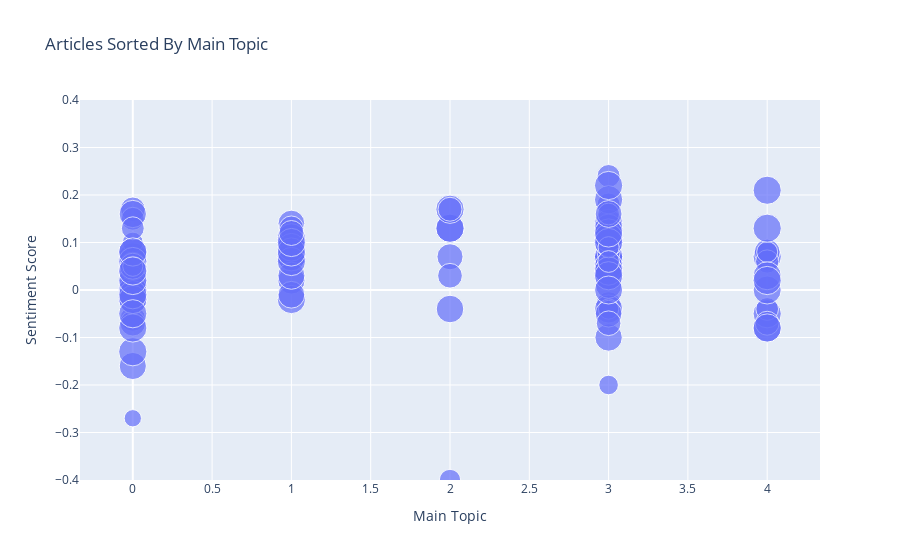
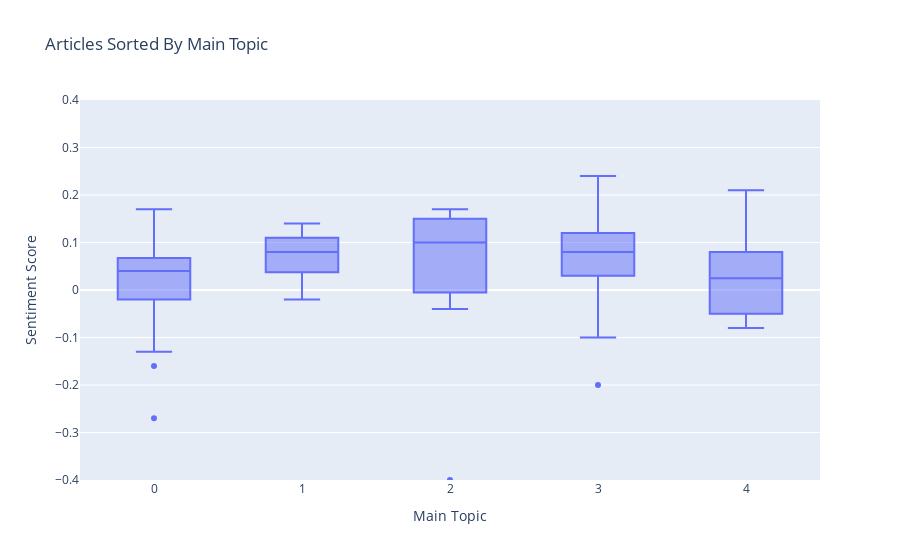

Notebook source saved alongside these figures, in order:
### Markdown cell above
## Visualize all articles on their main topic

### Code cell
%run DataVisualization.ipynb
visualize_all_articles_on_main_topic(df)
visualize_all_articles_on_main_topic(df, plot_type="box")

### Figure 1 — Plotly figure (JSON) as saved in the notebook; plotly's stock layout.template omitted (floating-point values rounded to 4 significant figures)
{"data": [{"customdata": [[[["say", "depape", "attack", "police", "home", "speaker", "break", "tell", "hammer", "officer"]], "bismarcktribune.com", "Neutral", 0.99], [[["say", "depape", "attack", "police", "home", "speaker", "break", "tell", "hammer", "officer"]], "ugnews24.info", "Neutral Positive", 0.8786], [[["say", "depape", "attack", "police", "home", "speaker", "break", "tell", "hammer", "officer"]], "www.latimes.com", "Neutral Positive", 0.7541], [[["say", "depape", "attack", "police", "home", "speaker", "break", "tell", "hammer", "officer"]], "lakegenevanews.net", "Neutral Positive", 0.9948], [[["say", "depape", "attack", "police", "home", "speaker", "break", "tell", "hammer", "officer"]], "www.diariodenavarra.es", "Positive", 0.754], [[["say", "depape", "attack", "police", "home", "speaker", "break", "tell", "hammer", "officer"]], "l.smartnews.com", "Neutral Positive", 0.5373], [[["say", "depape", "attack", "police", "home", "speaker", "break", "tell", "hammer", "officer"]], "www.nbcnews.com", "Neutral Negative", 0.8067], [[["say", "depape", "attack", "police", "home", "speaker", "break", "tell", "hammer", "officer"]], "www.cnn.com", "Neutral", 0.9945], [[["say", "depape", "attack", "police", "home", "speaker", "break", "tell", "hammer", "officer"]], "twitchy.com", "Positive", 0.6538], [[["say", "depape", "attack", "police", "home", "speaker", "break", "tell", "hammer", "officer"]], "news.yahoo.com", "Negative", 0.9221], [[["say", "depape", "attack", "police", "home", "speaker", "break", "tell", "hammer", "officer"]], "altanto.com.do", "Neutral Negative", 0.7637], [[["say", "depape", "attack", "police", "home", "speaker", "break", "tell", "hammer", "officer"]], "rollingstone.com", "Neutral Negative", 0.9974], [[["say", "depape", "attack", "police", "home", "speaker", "break", "tell", "hammer", "officer"]], "www.dailymail.co.uk", "Neutral Positive", 0.9988], [[["say", "depape", "attack", "police", "home", "speaker", "break", "tell", "hammer", "officer"]], "www.msnbc.com", "Negative", 0.8179], [[["say", "depape", "attack", "police", "home", "speaker", "break", "tell", "hammer", "officer"]], "l.smartnews.com", "Negative", 0.9972], [[["say", "depape", "attack", "police", "home", "speaker", "break", "tell", "hammer", "officer"]], "people.com", "Neutral Negative", 0.9946], [[["say", "depape", "attack", "police", "home", "speaker", "break", "tell", "hammer", "officer"]], "www.thenewcivilrightsmovement.com", "Neutral Negative", 0.9959], [[["say", "depape", "attack", "police", "home", "speaker", "break", "tell", "hammer", "officer"]], "meaww.com", "Positive", 0.932], [[["say", "depape", "attack", "police", "home", "speaker", "break", "tell", "hammer", "officer"]], "www.whas11.com", "Neutral Positive", 0.654], [[["say", "depape", "attack", "police", "home", "speaker", "break", "tell", "hammer", "officer"]], "ift.tt", "Neutral Positive", 0.9931], [[["say", "depape", "attack", "police", "home", "speaker", "break", "tell", "hammer", "officer"]], "ca.news.yahoo.com", "Neutral Positive", 0.9957], [[["say", "depape", "attack", "police", "home", "speaker", "break", "tell", "hammer", "officer"]], "www.theepochtimes.com", "Neutral Negative", 0.997], [[["say", "depape", "attack", "police", "home", "speaker", "break", "tell", "hammer", "officer"]], "nbcnews.to", "Neutral Negative", 0.9963], [[["say", "depape", "attack", "police", "home", "speaker", "break", "tell", "hammer", "officer"]], "www.courttv.com", "Negative", 0.9951], [[["say", "depape", "attack", "police", "home", "speaker", "break", "tell", "hammer", "officer"]], "www.newsmax.com", "Negative", 0.3742], [[["say", "depape", "attack", "police", "home", "speaker", "break", "tell", "hammer", "officer"]], "www.kosu.org", "Neutral Negative", 0.9958], [[["say", "depape", "attack", "police", "home", "speaker", "break", "tell", "hammer", "officer"]], "flip.it", "Neutral Positive", 0.8467], [[["say", "depape", "attack", "police", "home", "speaker", "break", "tell", "hammer", "officer"]], "www.independent.co.uk", "Neutral Negative", 0.9939], [[["say", "depape", "attack", "police", "home", "speaker", "break", "tell", "hammer", "officer"]], "www.theepochtimes.com", "Neutral Positive", 0.5101], [[["say", "depape", "attack", "police", "home", "speaker", "break", "tell", "hammer", "officer"]], "buff.ly", "Neutral Positive", 0.9978], [[["say", "depape", "attack", "police", "home", "speaker", "break", "tell", "hammer", "officer"]], "www.newsnationnow.com", "Neutral", 0.9944], [[["say", "lead", "election", "house", "political", "vote", "republican", "censorship", "member", "take"]], "dlvr.it", "Neutral Negative", 0.9303], [[["say", "lead", "election", "house", "political", "vote", "republican", "censorship", "member", "take"]], "soundcloud.com", "Neutral Positive", 0.8914], [[["say", "lead", "election", "house", "political", "vote", "republican", "censorship", "member", "take"]], "prada.substack.com", "Neutral Positive", 0.9562], [[["say", "lead", "election", "house", "political", "vote", "republican", "censorship", "member", "take"]], "greenwald.substack.com", "Neutral Positive", 0.9888], [[["say", "lead", "election", "house", "political", "vote", "republican", "censorship", "member", "take"]], "wapo.st", "Neutral Positive", 0.7552], [[["say", "lead", "election", "house", "political", "vote", "republican", "censorship", "member", "take"]], "www.nbcnews.com", "Neutral Negative", 0.9985], [[["say", "lead", "election", "house", "political", "vote", "republican", "censorship", "member", "take"]], "trib.al", "Neutral Negative", 0.8956], [[["say", "lead", "election", "house", "political", "vote", "republican", "censorship", "member", "take"]], "punchbowl.news", "Neutral Positive", 0.9951], [[["say", "lead", "election", "house", "political", "vote", "republican", "censorship", "member", "take"]], "www.politico.com", "Neutral Positive", 0.9992], [[["say", "lead", "election", "house", "political", "vote", "republican", "censorship", "member", "take"]], "go.shr.lc", "Neutral Positive", 0.958], [[["say", "lead", "election", "house", "political", "vote", "republican", "censorship", "member", "take"]], "tinyurl.com", "Neutral Negative", 0.917], [[["say", "lead", "election", "house", "political", "vote", "republican", "censorship", "member", "take"]], "www.cbsnews.com", "Neutral Positive", 0.9963], [[["say", "lead", "election", "house", "political", "vote", "republican", "censorship", "member", "take"]], "link.springer.com", "Neutral Positive", 0.9994], [[["say", "lead", "election", "house", "political", "vote", "republican", "censorship", "member", "take"]], "www.foxnews.com", "Neutral Positive", 0.9942], [[["say", "lead", "election", "house", "political", "vote", "republican", "censorship", "member", "take"]], "ijr.com", "Neutral Positive", 0.7814], [[["country", "say", "great", "get", "go", "people", "year", "take", "come", "thing"]], "buff.ly", "Neutral Positive", 0.9997], [[["country", "say", "great", "get", "go", "people", "year", "take", "come", "thing"]], "share.newsbreak.com", "Neutral Positive", 0.8502], [[["country", "say", "great", "get", "go", "people", "year", "take", "come", "thing"]], "dlvr.it", "Neutral Negative", 0.7623], [[["country", "say", "great", "get", "go", "people", "year", "take", "come", "thing"]], "nyti.ms", "Neutral Positive", 0.9997], [[["country", "say", "great", "get", "go", "people", "year", "take", "come", "thing"]], "www.thecatholicmonitor.com", "Positive", 0.9978], [[["country", "say", "great", "get", "go", "people", "year", "take", "come", "thing"]], "fee.org", "Positive", 0.7169], [[["country", "say", "great", "get", "go", "people", "year", "take", "come", "thing"]], "www.elespanol.com", "Negative", 0.5701], [[["country", "say", "great", "get", "go", "people", "year", "take", "come", "thing"]], "en.wikipedia.org", "Neutral Negative", 0.9505], [[["say", "speaker", "house", "year", "leader", "election", "democratic", "leadership", "new", "political"]], "tiny.iavian.net", "Neutral Positive", 0.996], [[["say", "speaker", "house", "year", "leader", "election", "democratic", "leadership", "new", "political"]], "dlvr.it", "Positive", 0.6611], [[["say", "speaker", "house", "year", "leader", "election", "democratic", "leadership", "new", "political"]], "cna.asia", "Neutral Positive", 0.9967], [[["say", "speaker", "house", "year", "leader", "election", "democratic", "leadership", "new", "political"]], "www.washingtontimes.com", "Positive", 0.662], [[["say", "speaker", "house", "year", "leader", "election", "democratic", "leadership", "new", "political"]], "www.businessinsider.com", "Neutral Positive", 0.9989], [[["say", "speaker", "house", "year", "leader", "election", "democratic", "leadership", "new", "political"]], "trib.al", "Neutral Negative", 0.7871], [[["say", "speaker", "house", "year", "leader", "election", "democratic", "leadership", "new", "political"]], "l.smartnews.com", "Neutral Positive", 0.6621], [[["say", "speaker", "house", "year", "leader", "election", "democratic", "leadership", "new", "political"]], "www.theyeshivaworld.com", "Neutral Positive", 0.9958], [[["say", "speaker", "house", "year", "leader", "election", "democratic", "leadership", "new", "political"]], "www.nytimes.com", "Neutral Positive", 0.9913], [[["say", "speaker", "house", "year", "leader", "election", "democratic", "leadership", "new", "political"]], "www.dailymail.co.uk", "Neutral Negative", 0.9981], [[["say", "speaker", "house", "year", "leader", "election", "democratic", "leadership", "new", "political"]], "www.dailykos.com", "Neutral Negative", 0.9916], [[["say", "speaker", "house", "year", "leader", "election", "democratic", "leadership", "new", "political"]], "trib.al", "Neutral Positive", 0.7632], [[["say", "speaker", "house", "year", "leader", "election", "democratic", "leadership", "new", "political"]], "bit.ly", "Neutral Positive", 0.9984], [[["say", "speaker", "house", "year", "leader", "election", "democratic", "leadership", "new", "political"]], "4imag.com", "Positive", 0.9962], [[["say", "speaker", "house", "year", "leader", "election", "democratic", "leadership", "new", "political"]], "theshahab.com", "Neutral Positive", 0.9973], [[["say", "speaker", "house", "year", "leader", "election", "democratic", "leadership", "new", "political"]], "flip.it", "Neutral Positive", 0.6714], [[["say", "speaker", "house", "year", "leader", "election", "democratic", "leadership", "new", "political"]], "www.nbcnews.com", "Neutral Positive", 0.8175], [[["say", "speaker", "house", "year", "leader", "election", "democratic", "leadership", "new", "political"]], "www.newsbreakapp.com", "Neutral Negative", 0.8556], [[["say", "speaker", "house", "year", "leader", "election", "democratic", "leadership", "new", "political"]], "nationalfile.com", "Neutral Positive", 0.996], [[["say", "speaker", "house", "year", "leader", "election", "democratic", "leadership", "new", "political"]], "welovetrump.com", "Positive", 0.9969], [[["say", "speaker", "house", "year", "leader", "election", "democratic", "leadership", "new", "political"]], "time.com", "Neutral Positive", 0.9971], [[["say", "speaker", "house", "year", "leader", "election", "democratic", "leadership", "new", "political"]], "dlvr.it", "Neutral", 0.9988], [[["say", "speaker", "house", "year", "leader", "election", "democratic", "leadership", "new", "political"]], "www.sfgate.com", "Neutral", 0.9979], [[["say", "speaker", "house", "year", "leader", "election", "democratic", "leadership", "new", "political"]], "www.mediaite.com", "Neutral Positive", 0.9926], [[["say", "speaker", "house", "year", "leader", "election", "democratic", "leadership", "new", "political"]], "crooksandliars.com", "Negative", 0.4786], [[["say", "speaker", "house", "year", "leader", "election", "democratic", "leadership", "new", "political"]], "www.nytimes.com", "Neutral Negative", 0.9946], [[["say", "speaker", "house", "year", "leader", "election", "democratic", "leadership", "new", "political"]], "www.wkyt.com", "Neutral Positive", 0.9984], [[["say", "speaker", "house", "year", "leader", "election", "democratic", "leadership", "new", "political"]], "www.jihadwatch.org", "Negative", 0.9374], [[["say", "speaker", "house", "year", "leader", "election", "democratic", "leadership", "new", "political"]], "NBC11NEWS.com", "Neutral Negative", 0.5163], [[["say", "speaker", "house", "year", "leader", "election", "democratic", "leadership", "new", "political"]], "nbcbay.com", "Neutral Positive", 0.9981], [[["say", "speaker", "house", "year", "leader", "election", "democratic", "leadership", "new", "political"]], "wjactv.com", "Neutral Positive", 0.9983], [[["say", "speaker", "house", "year", "leader", "election", "democratic", "leadership", "new", "political"]], "www.cbc.ca", "Neutral Positive", 0.9985], [[["say", "speaker", "house", "year", "leader", "election", "democratic", "leadership", "new", "political"]], "ow.ly", "Neutral Positive", 0.9975], [[["say", "speaker", "house", "year", "leader", "election", "democratic", "leadership", "new", "political"]], "www.audacy.com", "Neutral Negative", 0.8905], [[["say", "speaker", "house", "year", "leader", "election", "democratic", "leadership", "new", "political"]], "www.ncronline.org", "Neutral Positive", 0.5594], [[["say", "speaker", "house", "year", "leader", "election", "democratic", "leadership", "new", "political"]], "www.msnbc.com", "Neutral Positive", 0.5923], [[["say", "speaker", "house", "year", "leader", "election", "democratic", "leadership", "new", "political"]], "www.newsbreakapp.com", "Neutral Positive", 0.994], [[["say", "speaker", "house", "year", "leader", "election", "democratic", "leadership", "new", "political"]], "www.nytimes.com", "Negative", 0.7606], [[["say", "speaker", "house", "year", "leader", "election", "democratic", "leadership", "new", "political"]], "www.tf1info.fr", "Neutral Negative", 0.9842], [[["say", "speaker", "house", "year", "leader", "election", "democratic", "leadership", "new", "political"]], "trib.al", "Positive", 0.592], [[["say", "speaker", "house", "year", "leader", "election", "democratic", "leadership", "new", "political"]], "open.substack.com", "Positive", 0.9033], [[["say", "year", "attack", "security", "make", "family", "get", "por", "morning", "trading"]], "zpr.io", "Neutral Positive", 0.9985], [[["say", "year", "attack", "security", "make", "family", "get", "por", "morning", "trading"]], "www.independent.co.uk", "Negative", 0.9941], [[["say", "year", "attack", "security", "make", "family", "get", "por", "morning", "trading"]], "nbcbayarea.com", "Neutral Negative", 0.9962], [[["say", "year", "attack", "security", "make", "family", "get", "por", "morning", "trading"]], "www.dailykos.com", "Neutral Negative", 0.6453], [[["say", "year", "attack", "security", "make", "family", "get", "por", "morning", "trading"]], "politi.co", "Neutral Positive", 0.8291], [[["say", "year", "attack", "security", "make", "family", "get", "por", "morning", "trading"]], "www.nbcnews.com", "Neutral Positive", 0.6767], [[["say", "year", "attack", "security", "make", "family", "get", "por", "morning", "trading"]], "www.independent.co.uk", "Negative", 0.7174], [[["say", "year", "attack", "security", "make", "family", "get", "por", "morning", "trading"]], "buff.ly", "Negative", 0.9984], [[["say", "year", "attack", "security", "make", "family", "get", "por", "morning", "trading"]], "eltiempomonclova.mx", "Positive", 0.9917], [[["say", "year", "attack", "security", "make", "family", "get", "por", "morning", "trading"]], "dlvr.it", "Neutral Negative", 0.9843], [[["say", "year", "attack", "security", "make", "family", "get", "por", "morning", "trading"]], "www.smobserved.com", "Neutral Positive", 0.5545], [[["say", "year", "attack", "security", "make", "family", "get", "por", "morning", "trading"]], "seekingalpha.com", "Neutral Positive", 0.9992], [[["say", "year", "attack", "security", "make", "family", "get", "por", "morning", "trading"]], "www.sonsof1776.com", "Neutral Negative", 0.9805], [[["say", "year", "attack", "security", "make", "family", "get", "por", "morning", "trading"]], "ift.tt", "Neutral Negative", 0.9981]], "hovertemplate": "Associated Words: %{customdata[0]}<br>Address: %{customdata[1]}<br>Sentiment Label: %{customdata[2]}<br>Main Topic Score : %{customdata[3]}", "legendgroup": "", "marker": {"color": "#636efa", "size": [0.99, 0.8786, 0.7541, 0.9948, 0.754, 0.5373, 0.8067, 0.9945, 0.6538, 0.9221, 0.7637, 0.9974, 0.9988, 0.8179, 0.9972, 0.9946, 0.9959, 0.932, 0.654, 0.9931, 0.9957, 0.997, 0.9963, 0.9951, 0.3742, 0.9958, 0.8467, 0.9939, 0.5101, 0.9978, 0.9944, 0.9303, 0.8914, 0.9562, 0.9888, 0.7552, 0.9985, 0.8956, 0.9951, 0.9992, 0.958, 0.917, 0.9963, 0.9994, 0.9942, 0.7814, 0.9997, 0.8502, 0.7623, 0.9997, 0.9978, 0.7169, 0.5701, 0.9505, 0.996, 0.6611, 0.9967, 0.662, 0.9989, 0.7871, 0.6621, 0.9958, 0.9913, 0.9981, 0.9916, 0.7632, 0.9984, 0.9962, 0.9973, 0.6714, 0.8175, 0.8556, 0.996, 0.9969, 0.9971, 0.9988, 0.9979, 0.9926, 0.4786, 0.9946, 0.9984, 0.9374, 0.5163, 0.9981, 0.9983, 0.9985, 0.9975, 0.8905, 0.5594, 0.5923, 0.994, 0.7606, 0.9842, 0.592, 0.9033, 0.9985, 0.9941, 0.9962, 0.6453, 0.8291, 0.6767, 0.7174, 0.9984, 0.9917, 0.9843, 0.5545, 0.9992, 0.9805, 0.9981], "sizemode": "area", "sizeref": 0.002499, "symbol": "circle"}, "mode": "markers", "name": "", "orientation": "v", "showlegend": false, "type": "scatter", "x": [0, 0, 0, 0, 0, 0, 0, 0, 0, 0, 0, 0, 0, 0, 0, 0, 0, 0, 0, 0, 0, 0, 0, 0, 0, 0, 0, 0, 0, 0, 0, 1, 1, 1, 1, 1, 1, 1, 1, 1, 1, 1, 1, 1, 1, 1, 2, 2, 2, 2, 2, 2, 2, 2, 3, 3, 3, 3, 3, 3, 3, 3, 3, 3, 3, 3, 3, 3, 3, 3, 3, 3, 3, 3, 3, 3, 3, 3, 3, 3, 3, 3, 3, 3, 3, 3, 3, 3, 3, 3, 3, 3, 3, 3, 3, 4, 4, 4, 4, 4, 4, 4, 4, 4, 4, 4, 4, 4, 4], "xaxis": "x", "y": [0.04, 0.06, 0.05, 0.07, 0.17, 0.1, -0.06, 0.04, 0.15, -0.16, 0, 0.01, 0.08, -0.07, -0.13, 0, -0.02, 0.16, 0.13, 0.05, 0.06, -0.02, -0.01, -0.08, -0.27, 0.02, 0.05, -0.05, 0.05, 0.08, 0.04, 0.02, 0.14, 0.11, 0.11, 0.13, -0.02, -0.01, 0.07, 0.07, 0.09, 0.03, 0.06, 0.08, 0.1, 0.12, 0.13, 0.07, 0.03, 0.13, 0.17, 0.17, -0.4, -0.04, 0.05, 0.18, 0.14, 0.24, 0.07, -0.03, 0.12, 0.07, 0.05, 0.03, -0.04, 0.12, 0.11, 0.19, 0.07, 0.08, 0.1, 0.01, 0.05, 0.22, 0.1, 0.04, 0.04, 0.11, -0.2, 0.03, 0.11, -0.1, -0.04, 0.12, 0.13, 0.11, 0.1, -0.05, 0.09, 0.06, 0.12, -0.07, 0, 0.16, 0.16, 0.07, -0.08, -0.05, -0.04, 0.08, 0.06, -0.07, -0.08, 0.21, 0, 0.08, 0.13, 0.03, 0.02], "yaxis": "y"}], "layout": {"legend": {"itemsizing": "constant", "tracegroupgap": 0}, "title": {"text": "Articles Sorted By Main Topic"}, "xaxis": {"anchor": "y", "domain": [0, 1], "title": {"text": "Main Topic"}}, "yaxis": {"anchor": "x", "domain": [0, 1], "range": [-0.4, 0.4], "title": {"text": "Sentiment Score"}}}}

### Figure 2 — Plotly figure (JSON) as saved in the notebook; plotly's stock layout.template omitted (floating-point values rounded to 4 significant figures)
{"data": [{"alignmentgroup": "True", "customdata": [[[["say", "depape", "attack", "police", "home", "speaker", "break", "tell", "hammer", "officer"]], "bismarcktribune.com", "Neutral", 0.99], [[["say", "depape", "attack", "police", "home", "speaker", "break", "tell", "hammer", "officer"]], "ugnews24.info", "Neutral Positive", 0.8786], [[["say", "depape", "attack", "police", "home", "speaker", "break", "tell", "hammer", "officer"]], "www.latimes.com", "Neutral Positive", 0.7541], [[["say", "depape", "attack", "police", "home", "speaker", "break", "tell", "hammer", "officer"]], "lakegenevanews.net", "Neutral Positive", 0.9948], [[["say", "depape", "attack", "police", "home", "speaker", "break", "tell", "hammer", "officer"]], "www.diariodenavarra.es", "Positive", 0.754], [[["say", "depape", "attack", "police", "home", "speaker", "break", "tell", "hammer", "officer"]], "l.smartnews.com", "Neutral Positive", 0.5373], [[["say", "depape", "attack", "police", "home", "speaker", "break", "tell", "hammer", "officer"]], "www.nbcnews.com", "Neutral Negative", 0.8067], [[["say", "depape", "attack", "police", "home", "speaker", "break", "tell", "hammer", "officer"]], "www.cnn.com", "Neutral", 0.9945], [[["say", "depape", "attack", "police", "home", "speaker", "break", "tell", "hammer", "officer"]], "twitchy.com", "Positive", 0.6538], [[["say", "depape", "attack", "police", "home", "speaker", "break", "tell", "hammer", "officer"]], "news.yahoo.com", "Negative", 0.9221], [[["say", "depape", "attack", "police", "home", "speaker", "break", "tell", "hammer", "officer"]], "altanto.com.do", "Neutral Negative", 0.7637], [[["say", "depape", "attack", "police", "home", "speaker", "break", "tell", "hammer", "officer"]], "rollingstone.com", "Neutral Negative", 0.9974], [[["say", "depape", "attack", "police", "home", "speaker", "break", "tell", "hammer", "officer"]], "www.dailymail.co.uk", "Neutral Positive", 0.9988], [[["say", "depape", "attack", "police", "home", "speaker", "break", "tell", "hammer", "officer"]], "www.msnbc.com", "Negative", 0.8179], [[["say", "depape", "attack", "police", "home", "speaker", "break", "tell", "hammer", "officer"]], "l.smartnews.com", "Negative", 0.9972], [[["say", "depape", "attack", "police", "home", "speaker", "break", "tell", "hammer", "officer"]], "people.com", "Neutral Negative", 0.9946], [[["say", "depape", "attack", "police", "home", "speaker", "break", "tell", "hammer", "officer"]], "www.thenewcivilrightsmovement.com", "Neutral Negative", 0.9959], [[["say", "depape", "attack", "police", "home", "speaker", "break", "tell", "hammer", "officer"]], "meaww.com", "Positive", 0.932], [[["say", "depape", "attack", "police", "home", "speaker", "break", "tell", "hammer", "officer"]], "www.whas11.com", "Neutral Positive", 0.654], [[["say", "depape", "attack", "police", "home", "speaker", "break", "tell", "hammer", "officer"]], "ift.tt", "Neutral Positive", 0.9931], [[["say", "depape", "attack", "police", "home", "speaker", "break", "tell", "hammer", "officer"]], "ca.news.yahoo.com", "Neutral Positive", 0.9957], [[["say", "depape", "attack", "police", "home", "speaker", "break", "tell", "hammer", "officer"]], "www.theepochtimes.com", "Neutral Negative", 0.997], [[["say", "depape", "attack", "police", "home", "speaker", "break", "tell", "hammer", "officer"]], "nbcnews.to", "Neutral Negative", 0.9963], [[["say", "depape", "attack", "police", "home", "speaker", "break", "tell", "hammer", "officer"]], "www.courttv.com", "Negative", 0.9951], [[["say", "depape", "attack", "police", "home", "speaker", "break", "tell", "hammer", "officer"]], "www.newsmax.com", "Negative", 0.3742], [[["say", "depape", "attack", "police", "home", "speaker", "break", "tell", "hammer", "officer"]], "www.kosu.org", "Neutral Negative", 0.9958], [[["say", "depape", "attack", "police", "home", "speaker", "break", "tell", "hammer", "officer"]], "flip.it", "Neutral Positive", 0.8467], [[["say", "depape", "attack", "police", "home", "speaker", "break", "tell", "hammer", "officer"]], "www.independent.co.uk", "Neutral Negative", 0.9939], [[["say", "depape", "attack", "police", "home", "speaker", "break", "tell", "hammer", "officer"]], "www.theepochtimes.com", "Neutral Positive", 0.5101], [[["say", "depape", "attack", "police", "home", "speaker", "break", "tell", "hammer", "officer"]], "buff.ly", "Neutral Positive", 0.9978], [[["say", "depape", "attack", "police", "home", "speaker", "break", "tell", "hammer", "officer"]], "www.newsnationnow.com", "Neutral", 0.9944], [[["say", "lead", "election", "house", "political", "vote", "republican", "censorship", "member", "take"]], "dlvr.it", "Neutral Negative", 0.9303], [[["say", "lead", "election", "house", "political", "vote", "republican", "censorship", "member", "take"]], "soundcloud.com", "Neutral Positive", 0.8914], [[["say", "lead", "election", "house", "political", "vote", "republican", "censorship", "member", "take"]], "prada.substack.com", "Neutral Positive", 0.9562], [[["say", "lead", "election", "house", "political", "vote", "republican", "censorship", "member", "take"]], "greenwald.substack.com", "Neutral Positive", 0.9888], [[["say", "lead", "election", "house", "political", "vote", "republican", "censorship", "member", "take"]], "wapo.st", "Neutral Positive", 0.7552], [[["say", "lead", "election", "house", "political", "vote", "republican", "censorship", "member", "take"]], "www.nbcnews.com", "Neutral Negative", 0.9985], [[["say", "lead", "election", "house", "political", "vote", "republican", "censorship", "member", "take"]], "trib.al", "Neutral Negative", 0.8956], [[["say", "lead", "election", "house", "political", "vote", "republican", "censorship", "member", "take"]], "punchbowl.news", "Neutral Positive", 0.9951], [[["say", "lead", "election", "house", "political", "vote", "republican", "censorship", "member", "take"]], "www.politico.com", "Neutral Positive", 0.9992], [[["say", "lead", "election", "house", "political", "vote", "republican", "censorship", "member", "take"]], "go.shr.lc", "Neutral Positive", 0.958], [[["say", "lead", "election", "house", "political", "vote", "republican", "censorship", "member", "take"]], "tinyurl.com", "Neutral Negative", 0.917], [[["say", "lead", "election", "house", "political", "vote", "republican", "censorship", "member", "take"]], "www.cbsnews.com", "Neutral Positive", 0.9963], [[["say", "lead", "election", "house", "political", "vote", "republican", "censorship", "member", "take"]], "link.springer.com", "Neutral Positive", 0.9994], [[["say", "lead", "election", "house", "political", "vote", "republican", "censorship", "member", "take"]], "www.foxnews.com", "Neutral Positive", 0.9942], [[["say", "lead", "election", "house", "political", "vote", "republican", "censorship", "member", "take"]], "ijr.com", "Neutral Positive", 0.7814], [[["country", "say", "great", "get", "go", "people", "year", "take", "come", "thing"]], "buff.ly", "Neutral Positive", 0.9997], [[["country", "say", "great", "get", "go", "people", "year", "take", "come", "thing"]], "share.newsbreak.com", "Neutral Positive", 0.8502], [[["country", "say", "great", "get", "go", "people", "year", "take", "come", "thing"]], "dlvr.it", "Neutral Negative", 0.7623], [[["country", "say", "great", "get", "go", "people", "year", "take", "come", "thing"]], "nyti.ms", "Neutral Positive", 0.9997], [[["country", "say", "great", "get", "go", "people", "year", "take", "come", "thing"]], "www.thecatholicmonitor.com", "Positive", 0.9978], [[["country", "say", "great", "get", "go", "people", "year", "take", "come", "thing"]], "fee.org", "Positive", 0.7169], [[["country", "say", "great", "get", "go", "people", "year", "take", "come", "thing"]], "www.elespanol.com", "Negative", 0.5701], [[["country", "say", "great", "get", "go", "people", "year", "take", "come", "thing"]], "en.wikipedia.org", "Neutral Negative", 0.9505], [[["say", "speaker", "house", "year", "leader", "election", "democratic", "leadership", "new", "political"]], "tiny.iavian.net", "Neutral Positive", 0.996], [[["say", "speaker", "house", "year", "leader", "election", "democratic", "leadership", "new", "political"]], "dlvr.it", "Positive", 0.6611], [[["say", "speaker", "house", "year", "leader", "election", "democratic", "leadership", "new", "political"]], "cna.asia", "Neutral Positive", 0.9967], [[["say", "speaker", "house", "year", "leader", "election", "democratic", "leadership", "new", "political"]], "www.washingtontimes.com", "Positive", 0.662], [[["say", "speaker", "house", "year", "leader", "election", "democratic", "leadership", "new", "political"]], "www.businessinsider.com", "Neutral Positive", 0.9989], [[["say", "speaker", "house", "year", "leader", "election", "democratic", "leadership", "new", "political"]], "trib.al", "Neutral Negative", 0.7871], [[["say", "speaker", "house", "year", "leader", "election", "democratic", "leadership", "new", "political"]], "l.smartnews.com", "Neutral Positive", 0.6621], [[["say", "speaker", "house", "year", "leader", "election", "democratic", "leadership", "new", "political"]], "www.theyeshivaworld.com", "Neutral Positive", 0.9958], [[["say", "speaker", "house", "year", "leader", "election", "democratic", "leadership", "new", "political"]], "www.nytimes.com", "Neutral Positive", 0.9913], [[["say", "speaker", "house", "year", "leader", "election", "democratic", "leadership", "new", "political"]], "www.dailymail.co.uk", "Neutral Negative", 0.9981], [[["say", "speaker", "house", "year", "leader", "election", "democratic", "leadership", "new", "political"]], "www.dailykos.com", "Neutral Negative", 0.9916], [[["say", "speaker", "house", "year", "leader", "election", "democratic", "leadership", "new", "political"]], "trib.al", "Neutral Positive", 0.7632], [[["say", "speaker", "house", "year", "leader", "election", "democratic", "leadership", "new", "political"]], "bit.ly", "Neutral Positive", 0.9984], [[["say", "speaker", "house", "year", "leader", "election", "democratic", "leadership", "new", "political"]], "4imag.com", "Positive", 0.9962], [[["say", "speaker", "house", "year", "leader", "election", "democratic", "leadership", "new", "political"]], "theshahab.com", "Neutral Positive", 0.9973], [[["say", "speaker", "house", "year", "leader", "election", "democratic", "leadership", "new", "political"]], "flip.it", "Neutral Positive", 0.6714], [[["say", "speaker", "house", "year", "leader", "election", "democratic", "leadership", "new", "political"]], "www.nbcnews.com", "Neutral Positive", 0.8175], [[["say", "speaker", "house", "year", "leader", "election", "democratic", "leadership", "new", "political"]], "www.newsbreakapp.com", "Neutral Negative", 0.8556], [[["say", "speaker", "house", "year", "leader", "election", "democratic", "leadership", "new", "political"]], "nationalfile.com", "Neutral Positive", 0.996], [[["say", "speaker", "house", "year", "leader", "election", "democratic", "leadership", "new", "political"]], "welovetrump.com", "Positive", 0.9969], [[["say", "speaker", "house", "year", "leader", "election", "democratic", "leadership", "new", "political"]], "time.com", "Neutral Positive", 0.9971], [[["say", "speaker", "house", "year", "leader", "election", "democratic", "leadership", "new", "political"]], "dlvr.it", "Neutral", 0.9988], [[["say", "speaker", "house", "year", "leader", "election", "democratic", "leadership", "new", "political"]], "www.sfgate.com", "Neutral", 0.9979], [[["say", "speaker", "house", "year", "leader", "election", "democratic", "leadership", "new", "political"]], "www.mediaite.com", "Neutral Positive", 0.9926], [[["say", "speaker", "house", "year", "leader", "election", "democratic", "leadership", "new", "political"]], "crooksandliars.com", "Negative", 0.4786], [[["say", "speaker", "house", "year", "leader", "election", "democratic", "leadership", "new", "political"]], "www.nytimes.com", "Neutral Negative", 0.9946], [[["say", "speaker", "house", "year", "leader", "election", "democratic", "leadership", "new", "political"]], "www.wkyt.com", "Neutral Positive", 0.9984], [[["say", "speaker", "house", "year", "leader", "election", "democratic", "leadership", "new", "political"]], "www.jihadwatch.org", "Negative", 0.9374], [[["say", "speaker", "house", "year", "leader", "election", "democratic", "leadership", "new", "political"]], "NBC11NEWS.com", "Neutral Negative", 0.5163], [[["say", "speaker", "house", "year", "leader", "election", "democratic", "leadership", "new", "political"]], "nbcbay.com", "Neutral Positive", 0.9981], [[["say", "speaker", "house", "year", "leader", "election", "democratic", "leadership", "new", "political"]], "wjactv.com", "Neutral Positive", 0.9983], [[["say", "speaker", "house", "year", "leader", "election", "democratic", "leadership", "new", "political"]], "www.cbc.ca", "Neutral Positive", 0.9985], [[["say", "speaker", "house", "year", "leader", "election", "democratic", "leadership", "new", "political"]], "ow.ly", "Neutral Positive", 0.9975], [[["say", "speaker", "house", "year", "leader", "election", "democratic", "leadership", "new", "political"]], "www.audacy.com", "Neutral Negative", 0.8905], [[["say", "speaker", "house", "year", "leader", "election", "democratic", "leadership", "new", "political"]], "www.ncronline.org", "Neutral Positive", 0.5594], [[["say", "speaker", "house", "year", "leader", "election", "democratic", "leadership", "new", "political"]], "www.msnbc.com", "Neutral Positive", 0.5923], [[["say", "speaker", "house", "year", "leader", "election", "democratic", "leadership", "new", "political"]], "www.newsbreakapp.com", "Neutral Positive", 0.994], [[["say", "speaker", "house", "year", "leader", "election", "democratic", "leadership", "new", "political"]], "www.nytimes.com", "Negative", 0.7606], [[["say", "speaker", "house", "year", "leader", "election", "democratic", "leadership", "new", "political"]], "www.tf1info.fr", "Neutral Negative", 0.9842], [[["say", "speaker", "house", "year", "leader", "election", "democratic", "leadership", "new", "political"]], "trib.al", "Positive", 0.592], [[["say", "speaker", "house", "year", "leader", "election", "democratic", "leadership", "new", "political"]], "open.substack.com", "Positive", 0.9033], [[["say", "year", "attack", "security", "make", "family", "get", "por", "morning", "trading"]], "zpr.io", "Neutral Positive", 0.9985], [[["say", "year", "attack", "security", "make", "family", "get", "por", "morning", "trading"]], "www.independent.co.uk", "Negative", 0.9941], [[["say", "year", "attack", "security", "make", "family", "get", "por", "morning", "trading"]], "nbcbayarea.com", "Neutral Negative", 0.9962], [[["say", "year", "attack", "security", "make", "family", "get", "por", "morning", "trading"]], "www.dailykos.com", "Neutral Negative", 0.6453], [[["say", "year", "attack", "security", "make", "family", "get", "por", "morning", "trading"]], "politi.co", "Neutral Positive", 0.8291], [[["say", "year", "attack", "security", "make", "family", "get", "por", "morning", "trading"]], "www.nbcnews.com", "Neutral Positive", 0.6767], [[["say", "year", "attack", "security", "make", "family", "get", "por", "morning", "trading"]], "www.independent.co.uk", "Negative", 0.7174], [[["say", "year", "attack", "security", "make", "family", "get", "por", "morning", "trading"]], "buff.ly", "Negative", 0.9984], [[["say", "year", "attack", "security", "make", "family", "get", "por", "morning", "trading"]], "eltiempomonclova.mx", "Positive", 0.9917], [[["say", "year", "attack", "security", "make", "family", "get", "por", "morning", "trading"]], "dlvr.it", "Neutral Negative", 0.9843], [[["say", "year", "attack", "security", "make", "family", "get", "por", "morning", "trading"]], "www.smobserved.com", "Neutral Positive", 0.5545], [[["say", "year", "attack", "security", "make", "family", "get", "por", "morning", "trading"]], "seekingalpha.com", "Neutral Positive", 0.9992], [[["say", "year", "attack", "security", "make", "family", "get", "por", "morning", "trading"]], "www.sonsof1776.com", "Neutral Negative", 0.9805], [[["say", "year", "attack", "security", "make", "family", "get", "por", "morning", "trading"]], "ift.tt", "Neutral Negative", 0.9981]], "hovertemplate": "Associated Words: %{customdata[0]}<br>Address: %{customdata[1]}<br>Sentiment Label: %{customdata[2]}<br>Main Topic Score : %{customdata[3]}", "legendgroup": "", "marker": {"color": "#636efa"}, "name": "", "notched": false, "offsetgroup": "", "orientation": "v", "showlegend": false, "type": "box", "x": [0, 0, 0, 0, 0, 0, 0, 0, 0, 0, 0, 0, 0, 0, 0, 0, 0, 0, 0, 0, 0, 0, 0, 0, 0, 0, 0, 0, 0, 0, 0, 1, 1, 1, 1, 1, 1, 1, 1, 1, 1, 1, 1, 1, 1, 1, 2, 2, 2, 2, 2, 2, 2, 2, 3, 3, 3, 3, 3, 3, 3, 3, 3, 3, 3, 3, 3, 3, 3, 3, 3, 3, 3, 3, 3, 3, 3, 3, 3, 3, 3, 3, 3, 3, 3, 3, 3, 3, 3, 3, 3, 3, 3, 3, 3, 4, 4, 4, 4, 4, 4, 4, 4, 4, 4, 4, 4, 4, 4], "x0": " ", "xaxis": "x", "y": [0.04, 0.06, 0.05, 0.07, 0.17, 0.1, -0.06, 0.04, 0.15, -0.16, 0, 0.01, 0.08, -0.07, -0.13, 0, -0.02, 0.16, 0.13, 0.05, 0.06, -0.02, -0.01, -0.08, -0.27, 0.02, 0.05, -0.05, 0.05, 0.08, 0.04, 0.02, 0.14, 0.11, 0.11, 0.13, -0.02, -0.01, 0.07, 0.07, 0.09, 0.03, 0.06, 0.08, 0.1, 0.12, 0.13, 0.07, 0.03, 0.13, 0.17, 0.17, -0.4, -0.04, 0.05, 0.18, 0.14, 0.24, 0.07, -0.03, 0.12, 0.07, 0.05, 0.03, -0.04, 0.12, 0.11, 0.19, 0.07, 0.08, 0.1, 0.01, 0.05, 0.22, 0.1, 0.04, 0.04, 0.11, -0.2, 0.03, 0.11, -0.1, -0.04, 0.12, 0.13, 0.11, 0.1, -0.05, 0.09, 0.06, 0.12, -0.07, 0, 0.16, 0.16, 0.07, -0.08, -0.05, -0.04, 0.08, 0.06, -0.07, -0.08, 0.21, 0, 0.08, 0.13, 0.03, 0.02], "y0": " ", "yaxis": "y"}], "layout": {"boxmode": "group", "legend": {"tracegroupgap": 0}, "title": {"text": "Articles Sorted By Main Topic"}, "xaxis": {"anchor": "y", "categoryarray": [0, 1, 2, 3, 4], "categoryorder": "array", "domain": [0, 1], "title": {"text": "Main Topic"}}, "yaxis": {"anchor": "x", "domain": [0, 1], "range": [-0.4, 0.4], "title": {"text": "Sentiment Score"}}}}
